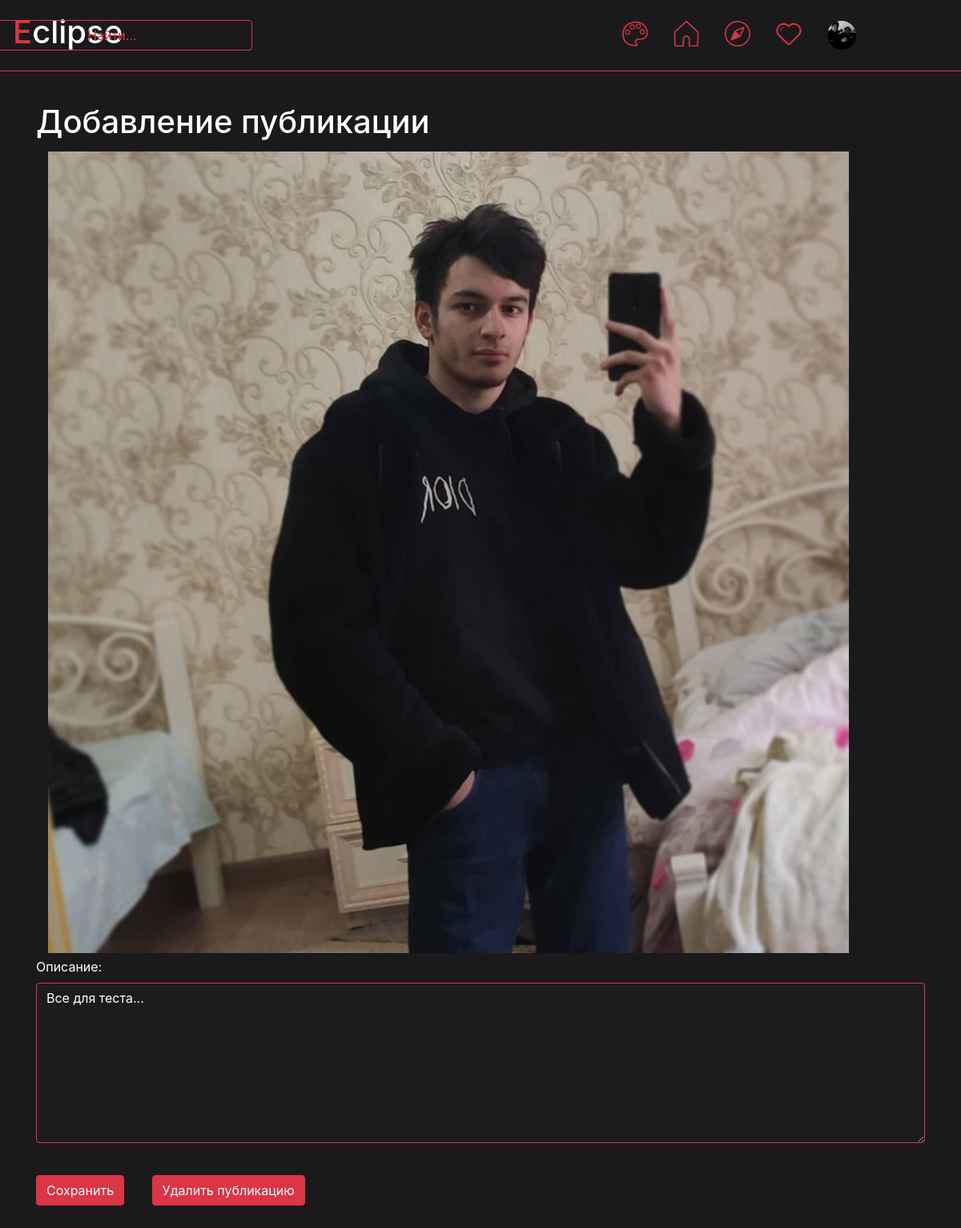
Page /edit_publication/3 (signed in) on the committed database.
### data/users.py (models this page shows, shortened)
class User(SqlAlchemyBase, UserMixin):
    __tablename__ = 'users'
    id = sqlalchemy.Column(sqlalchemy.Integer,
                           primary_key=True, autoincrement=True)
    name = sqlalchemy.Column(sqlalchemy.String, nullable=True)
    full_name = sqlalchemy.Column(sqlalchemy.String, nullable=True, default='')
    email = sqlalchemy.Column(sqlalchemy.String,
                              index=True, unique=True, nullable=True)
    hashed_password = sqlalchemy.Column(sqlalchemy.String, nullable=True)
    phone = sqlalchemy.Column(sqlalchemy.String, nullable=True, default='+7 ')
    about = sqlalchemy.Column(sqlalchemy.String, nullable=True)
    filename_photo = sqlalchemy.Column(sqlalchemy.String, nullable=True, default='user_data/profile_photos/default.png')
    created_date = sqlalchemy.Column(sqlalchemy.DateTime,
                                     default=datetime.datetime.now)
    other_data = None

### data/publications.py (models this page shows, shortened)
class Publication(SqlAlchemyBase, UserMixin):
    __tablename__ = 'publications'
    id = sqlalchemy.Column(sqlalchemy.Integer,
                           primary_key=True, autoincrement=True)
    user_id = sqlalchemy.Column(sqlalchemy.Integer)
    filename_photo = sqlalchemy.Column(sqlalchemy.String, nullable=True)
    about = sqlalchemy.Column(sqlalchemy.String, nullable=True)
    created_date = sqlalchemy.Column(sqlalchemy.DateTime,
                                     default=datetime.datetime.now)
    other_data = None

### main.py (the view)
@app.route('/edit_publication/<id_>', methods=['GET', 'POST'])
def edit_publication(id_):  # Редактировине публикации
    form = EditPublicationForm()
    db_sess = db_session.create_session()
    publication = db_sess.query(Publication).filter(Publication.id == int(id_)).first()
    if form.submit.data:
        publication.about = form.about.data
        db_sess.commit()
        return redirect(f'/profile/{current_user.name}')
    if form.submit_delete.data:
        db_sess.delete(publication)
        db_sess.commit()
        return redirect(f'/profile/{current_user.name}')
    form.about.data = publication.about
    photo_name = publication.filename_photo
    return render_template('edit_publication.html', title='Редактировать', theme=get_theme(), form=form, photo_name=photo_name)

### forms/publications.py
class EditPublicationForm(FlaskForm):
    about = TextAreaField('Описание:', validators=[DataRequired()])
    submit = SubmitField('Сохранить', validators=[DataRequired()])
    submit_delete = SubmitField('Удалить публикацию', validators=[DataRequired()])

### data/db_session.py (called while the page is built)
def create_session() -> Session:
    global __factory
    return __factory()

### main.py (called while the page is built)
def get_theme():    # Возвращает текушую тему
    return themes[int(request.cookies.get("theme_index", 0))]

@login_manager.user_loader
def load_user(user_id):
    db_sess = db_session.create_session()
    return db_sess.query(User).get(user_id)

### templates/edit_publication.html (shortened to what this page needs)
{% extends "base.html" %}
{% block content %}
    <div class="album py-5">
        <div class="container">
            <h1 class="white">Добавление публикации</h1>
            <form action="" method="post" enctype="multipart/form-data">
                <div class="col">
                    <img src="{{ url_for('static', filename=photo_name) }}" width="1000" height="1000" vspace="5">
                </div>
                <p>
                    {{ form.about.label(class="white") }}<br>
                    {{ form.about(class="form-control black-form", style="height: 200px;") }}<br>
                </p>
                <p>
                    {{ form.submit(type="submit", class="btn btn-" + theme.style) }}
                    {{ form.submit_delete(type="submit", class="btn btn-" + theme.style, style="margin-left: 30px") }}
                </p>
            </form>
        </div>
    </div>
{% endblock %}

### templates/base.html (shortened to what this page needs)
<!doctype html>
<html lang="en">
<head>
    <link rel="stylesheet"
          href="https://stackpath.bootstrapcdn.com/bootstrap/4.4.1/css/bootstrap.min.css"
>
    <link rel="stylesheet" href="{{ url_for('static', filename=theme.css_file) }}">
</head>
<body>
<header class="p-3 mb-3 border-bottom border-{{theme.style}}" style="background-color: {{theme.background_color}}; position: fixed; width: 1920px; z-index: 1">
    <div class="d-flex flex-wrap align-items-center justify-content-center justify-content-lg-start">
        {% if current_user.is_authenticated %}
            <h1 style="color: {{theme.color}}">E<span class="white">clipse</span></h1>
              <a href="/search" class="col-12 col-lg-auto mb-3 mb-lg-0 me-lg-3" style="width: 350px; position: fixed; right: 900px;">
                  <button type="button" class="btn btn-outline-{{theme.style}}" style="width: 350px;">Найти...</button>
              </a>
            <ul class="nav col-12 col-lg-auto me-lg-auto mb-2 justify-content-center mb-md-0" style="position: fixed; right: 100px;">
                <li><a href="/change_theme" class="nav-link px-3">
                    <img src="{{ url_for('static', filename='icons/' + theme.icon_name + 'circle.png') }}" width="32" height="32">
                </a></li>
                <li><a href="/home" class="nav-link px-3">
                    {% if request.path == "/home" %}
                        <img src="{{ url_for('static', filename='icons/' + theme.icon_name + 'home_true.png') }}" width="32" height="32">
                    {% else %}
                        <img src="{{ url_for('static', filename='icons/' + theme.icon_name + 'home_false.png') }}" width="32" height="32">
                    {% endif %}
                </a></li>
                <li><a href="/explore" class="nav-link px-3">
                    {% if request.path == "/explore" %}
                        <img src="{{ url_for('static', filename='icons/' + theme.icon_name + 'explore_true.png') }}" width="32" height="32">
                    {% else %}
                        <img src="{{ url_for('static', filename='icons/' + theme.icon_name + 'explore_false.png') }}" width="32" height="32">
                    {% endif %}
                </a></li>
                <li><a href="/notification" class="nav-link px-3">
                    {% if request.path == "/notification" %}
                        <img src="{{ url_for('static', filename='icons/' + theme.icon_name + 'like_true.png') }}" width="32" height="32">
                    {% else %}
                        <img src="{{ url_for('static', filename='icons/' + theme.icon_name + 'like_false.png') }}" width="32" height="32">
                    {% endif %}
                </a></li>
                <li><a href="/profile/{{ current_user.name }}" class="nav-link px-3">
                    <img src="{{ url_for('static', filename=current_user.filename_photo) }}" width="36" height="36" class="rounded-circle">
                </a></li>
            </ul>
        {% else %}
            <p>
                <a class="btn btn-primary" href="/register">Зарегистрироваться</a>
                <a class="btn btn-success" href="/login">Войти</a>
            </p>
        {% endif %}
    </div>
</header>
<main role="main" class="container" style="background-color: {{theme.background_color}}; position: relative; top: 80px; max-width: 1920px; min-height: 1000px">
    {% block content %}
    {% endblock %}
</main>
</body>
</html>

### static/css/red_dark.css (style rules this page uses)
.white { color: #ffffff }
.black-form { background-color: #1c1c1f; border-color: #dc3545; color: #ffffff; }

### rows in the picture
User: filename_photo (picture)
Publication: filename_photo (picture), about "Все для теста..."
